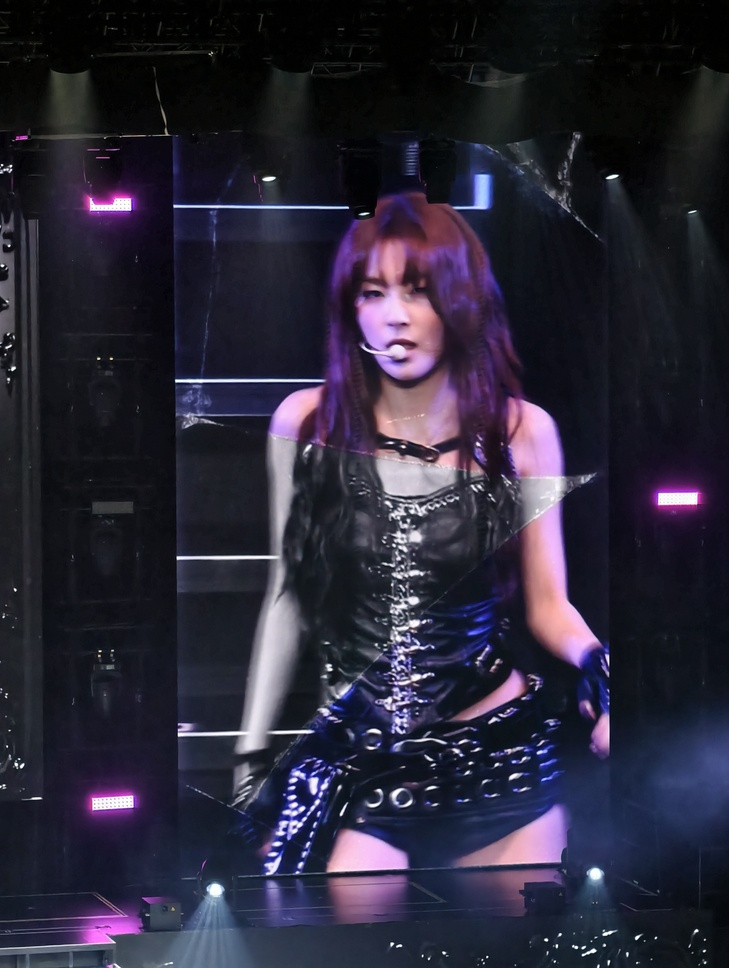
#> input picture work2/1.jpg, 729 x 968 px, shrunk from 3072 x 4080 before the run, found by its file name
$ python '实验一.py'
#> lines starting #> are read from the running program, lines starting #| are printed output that depends on the picture
import cv2
import numpy as np
import matplotlib.pyplot as plt
import os

# 任务1：读取图片1.jpg
img_path = "/mnt/c/Users/enlong/Desktop/1.jpg"
img = cv2.imread(img_path)
#> img is the input picture: shape (968, 729, 3); mean B, G, R 55.5, 39.3, 42.2

# 判断图片是否读取成功（排查路径/格式错误）
if img is None:
    print("❌ 图片读取失败！请检查：1.图片名是否为1.jpg 2.图片是否在桌面 3.WSL路径是否正确")
    exit()

# 任务2：输出图像基本信息（宽度、高度、通道数、数据类型）
height, width, channels = img.shape
#> height = 968; width = 729; channels = 3
dtype = img.dtype
print("="*30)
print(f"图像宽度(列)：{width} 像素")
#| 图像宽度(列)：729 像素
print(f"图像高度(行)：{height} 像素")
#| 图像高度(行)：968 像素
print(f"图像通道数：{channels}（彩色图为3，灰度图为1）")
#| 图像通道数：3（彩色图为3，灰度图为1）
print(f"图像数据类型：{dtype}（通常为uint8）")
#| 图像数据类型：uint8（通常为uint8）
print("="*30)

# 任务3：OpenCV(BGR)转Matplotlib(RGB)
img_rgb = cv2.cvtColor(img, cv2.COLOR_BGR2RGB)

# 任务4：转换为灰度图
gray_img = cv2.cvtColor(img, cv2.COLOR_BGR2GRAY)
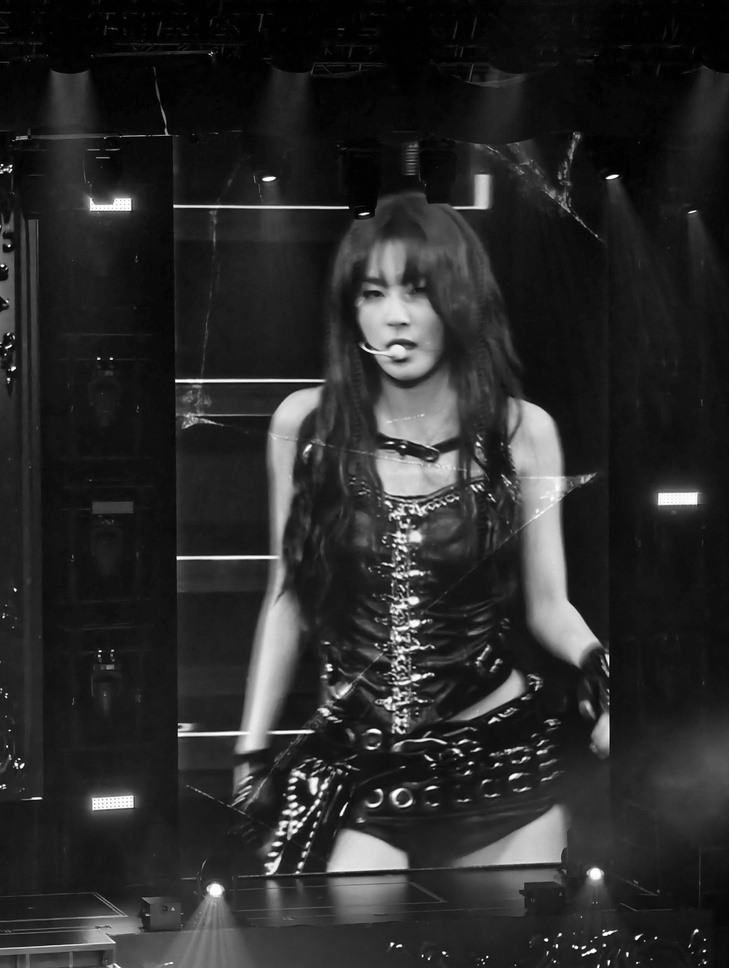
#> gray_img: shape (968, 729); min 0, max 255, mean 42

# 任务5：保存灰度图（保存至桌面，方便查找）
gray_save_path = "/mnt/c/Users/enlong/Desktop/gray_1.jpg"
cv2.imwrite(gray_save_path, gray_img)
print(f"✅ 灰度图已保存至桌面：gray_1.jpg")

# 任务6：NumPy简单操作（像素值读取+左上角区域裁剪保存）
# 6.1 读取灰度图坐标(50,50)的像素值
pixel_val = gray_img[50, 50]
#> pixel_val = 1
print(f"✅ 灰度图(50,50)像素值：{pixel_val}")
#| ✅ 灰度图(50,50)像素值：1

# 6.2 裁剪左上角200×200区域
crop_size = 200
if height >= crop_size and width >= crop_size:
    crop_img = img[0:crop_size, 0:crop_size]
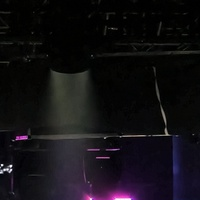
#> crop_img: shape (200, 200, 3); mean B, G, R 19.3, 15.2, 17.8
    crop_save_path = "/mnt/c/Users/enlong/Desktop/crop_1.jpg"
    cv2.imwrite(crop_save_path, crop_img)
    print(f"✅ 左上角{crop_size}×{crop_size}裁剪图已保存至桌面：crop_1.jpg")
else:
    crop_img = img[0:height, 0:width]
    crop_save_path = "/mnt/c/Users/enlong/Desktop/crop_1.jpg"
    cv2.imwrite(crop_save_path, crop_img)
    print(f"✅ 图片尺寸不足{crop_size}×{crop_size}，已保存完整图至桌面：crop_1.jpg")

print("="*30)
print("✅ 所有实验任务执行完成！")
print("📁 桌面生成文件：gray_1.jpg（灰度图）、crop_1.jpg（裁剪图）")
print("="*30)
